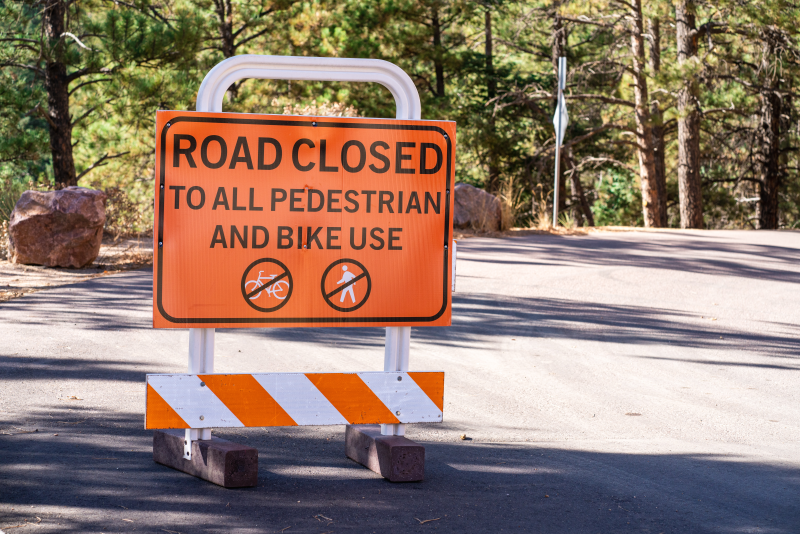
#> input picture IP project/test1.png, 800 x 534 px
$ python character_recognition.py
#> lines starting #> are read from the running program, lines starting #| are printed output that depends on the picture; after the words box and inside, x2 and y2 are one past the last pixel; in counts of white or black regions, pixels touching at a corner belong together
import cv2
import numpy as np

image = cv2.imread('test1.png')
#> image is the input picture: shape (534, 800, 3); mean B, G, R 109.8, 124.3, 147.2

gray_image = cv2.cvtColor(image, cv2.COLOR_BGR2GRAY)
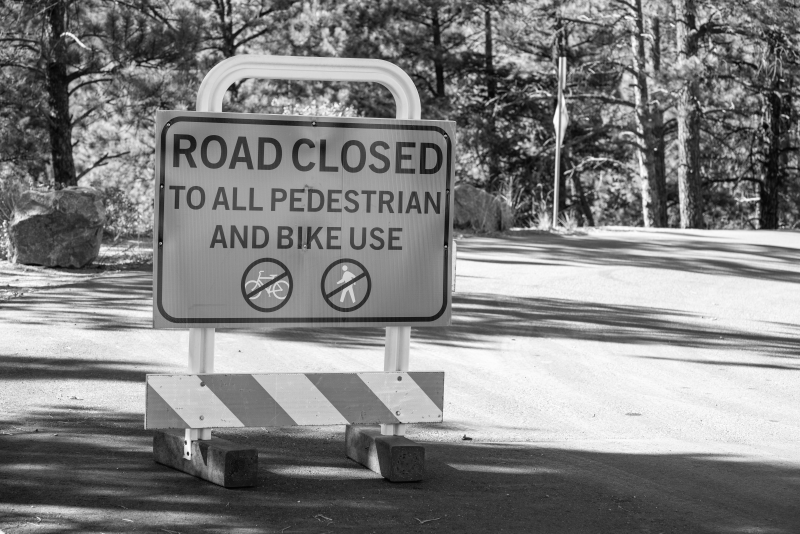
#> gray_image: shape (534, 800); min 4, max 255, mean 129.5
cv2.imshow('Gray Image',gray_image)
cv2.waitKey(0)
cv2.destroyAllWindows()

blurred_image = cv2.GaussianBlur(gray_image, (5, 5), 0)
cv2.imshow('blur image',blurred_image)
cv2.waitKey(0)
cv2.destroyAllWindows()

_, binary_image = cv2.threshold(blurred_image, 0, 255, cv2.THRESH_BINARY_INV + cv2.THRESH_OTSU)
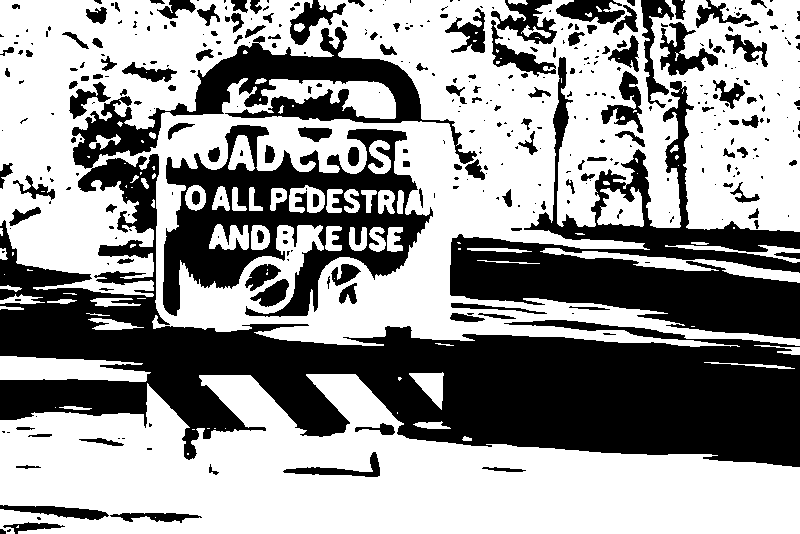
#> binary_image: shape (534, 800); 59% white; 393 black regions (243 under 20 px), largest, box (x1, y1, x2, y2) and area: (0, 27, 800, 467) 96758, (450, 57, 800, 339) 29774, (163, 125, 433, 317) 21622
cv2.imshow('binary image',binary_image)
cv2.waitKey(0)
cv2.destroyAllWindows()

sharpening_kernel = np.array([[-1, -1, -1],
                              [-1,  9, -1],
                              [-1, -1, -1]])
sharpened_image = cv2.filter2D(image, -1, sharpening_kernel)
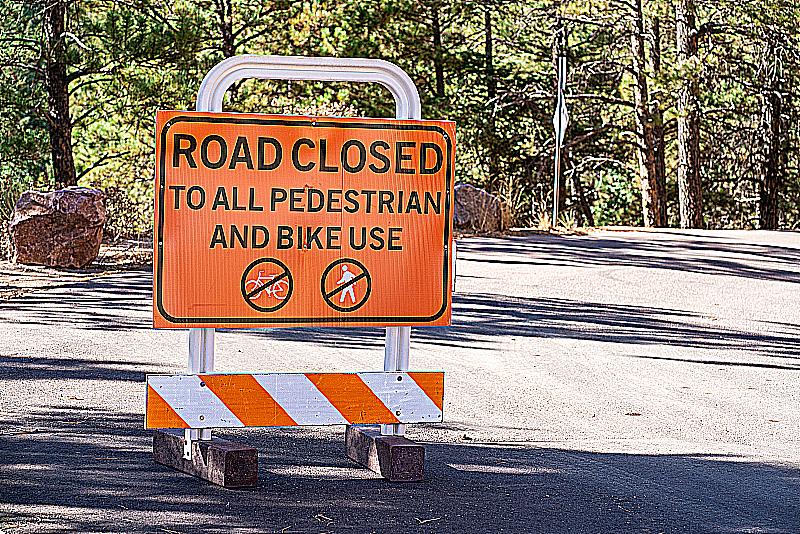
#> sharpened_image: shape (534, 800, 3); mean B, G, R 111.1, 124.4, 143.1
cv2.imshow('Sharp image',sharpened_image)
cv2.waitKey(0)
cv2.destroyAllWindows()

def skeletonize(image):
    size = np.size(image)
#> size = 427200
    skel = np.zeros(image.shape, np.uint8)

    ret, img = cv2.threshold(image, 127, 255, 0)
    element = cv2.getStructuringElement(cv2.MORPH_CROSS, (3, 3))
    done = False

    while not done:
        eroded = cv2.erode(img, element)
        temp = cv2.dilate(eroded, element)
        temp = cv2.subtract(img, temp)
        skel = cv2.bitwise_or(skel, temp)
        img = eroded.copy()

        zeros = size - cv2.countNonZero(img)
        if zeros == size:
            done = True
#> this loop made 95 passes
#> zeros on passes 1 to 12: 201574, 226476, 248879, 267738, 283117, 295999, 307370, 317640, 326841, 335147, 342602, 349218
#> pass 1, in skeletonize, `eroded = cv2.erode(img, element)`:
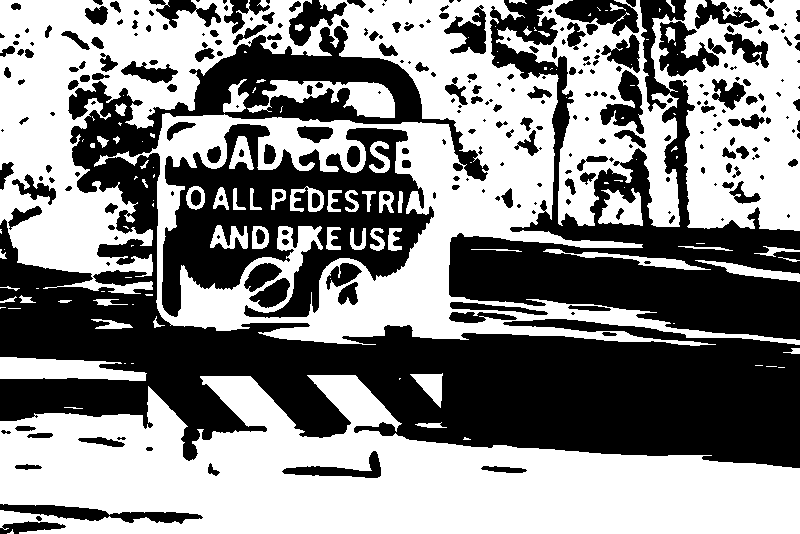
#> eroded: shape (534, 800); 52.8% white; 291 black regions (118 under 20 px), largest, box (x1, y1, x2, y2) and area: (0, 26, 800, 468) 106396, (449, 0, 800, 340) 38609, (162, 124, 434, 318) 25261
#> pass 1, in skeletonize, `temp = cv2.subtract(img, temp)`:
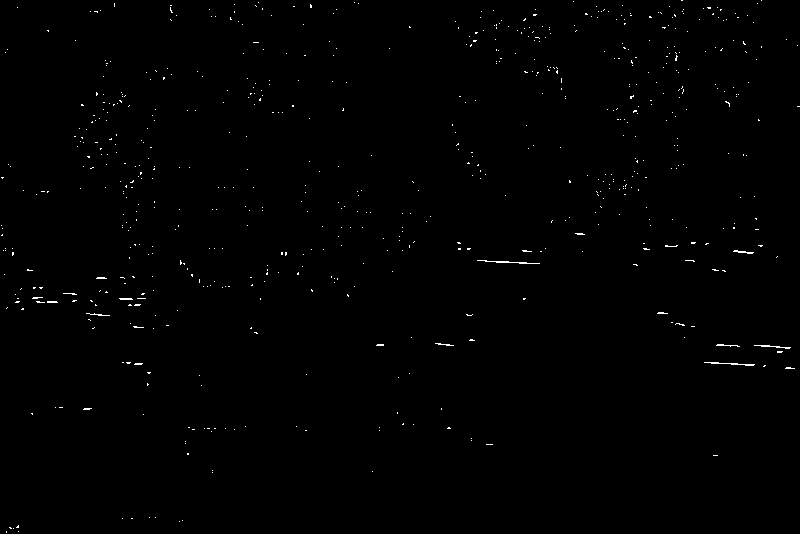
#> temp: shape (534, 800); 0.44% white in thin lines or dots
#> pass 2, in skeletonize, `eroded = cv2.erode(img, element)`:
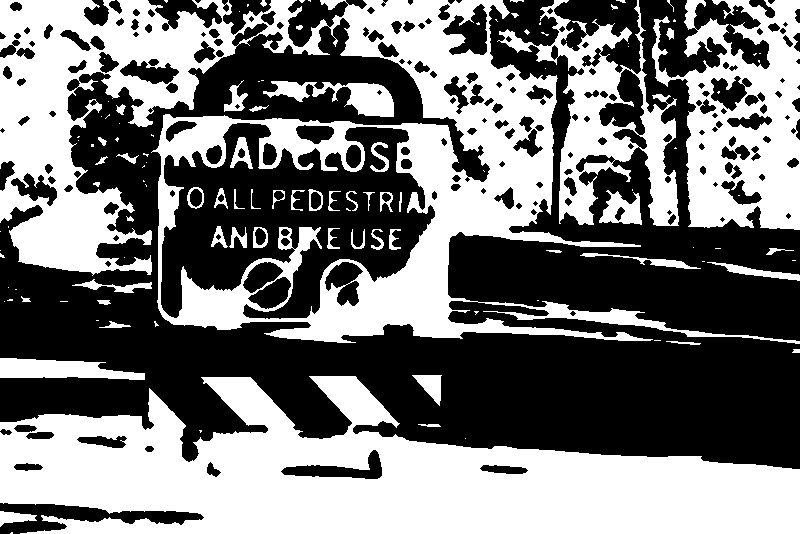
#> eroded: shape (534, 800); 47% white; 122 white regions (67 under 20 px), largest, box (x1, y1, x2, y2) and area: (0, 0, 800, 344) 84054, (0, 376, 800, 534) 74267, (652, 0, 800, 230) 19150
#> after the loop: eroded: shape (534, 800); every value is 0
#> after the loop:
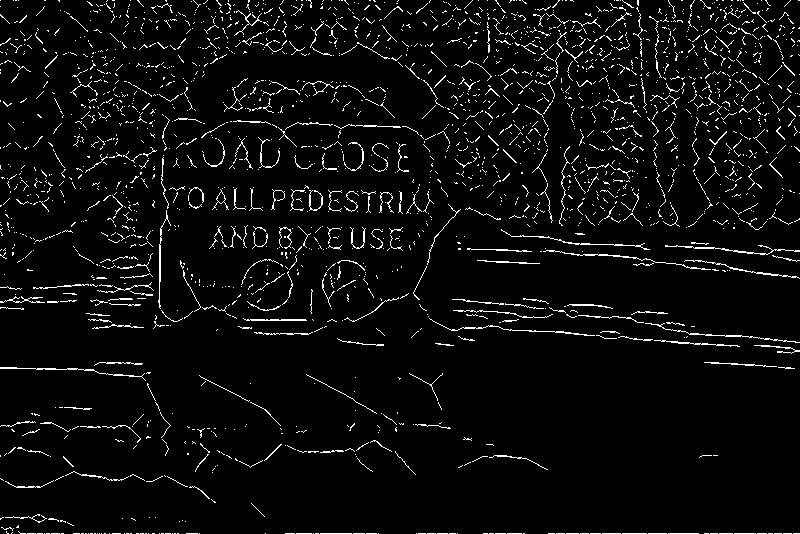
#> skel: shape (534, 800); 4.6% white in thin lines or dots

    return skel

skeletonized_image = skeletonize(binary_image)
cv2.imshow('Skeleton Image',skeletonized_image)
cv2.waitKey(0)
cv2.destroyAllWindows()
